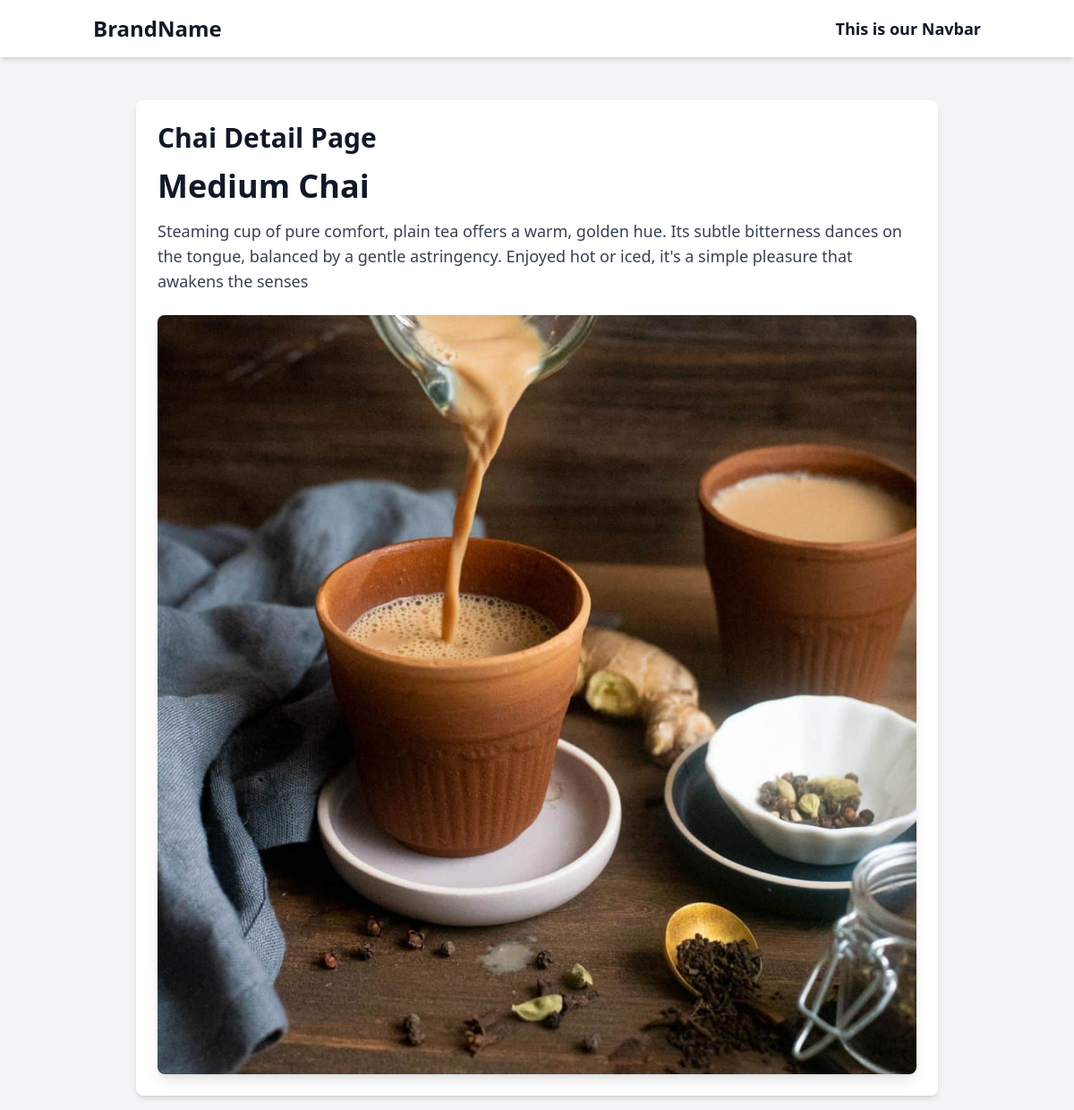
The page /chai/3/ on the database its author committed.
### chai/models.py (models this page shows, shortened)
class ChaiVariety(models.Model):
  CHAI_TYPE_CHOICES = [
    ('ML', 'MASALA'),
    ('GR', 'GINGER'),
    ('KL', 'KIWI'),
    ('PL', 'PLAIN'),
    ('EL', 'ELAICHI'),
  ]
  name = models.CharField(max_length=100)
  image = models.ImageField(upload_to='chais/')
  date_added = models.DateTimeField(default=timezone.now)
  type = models.CharField(max_length=2, choices=CHAI_TYPE_CHOICES, default='ML')
  description = models.TextField(default='')

### chai/views.py (the view)
# urls.py: path('<int:chai_id>/', views.chai_detail, name='chai_detail'),
def chai_detail(request, chai_id):
  chai = get_object_or_404(ChaiVariety, pk=chai_id)
  return render(request, 'chai/chai_detail.html', {'chai': chai})

### chai/templates/chai/chai_detail.html (shortened to what this page needs)
{% extends "layout.html" %}
{% block content %}
<div class="max-w-4xl mx-auto p-6 bg-white rounded-lg shadow-md mt-8">
    <h3 class="text-3xl font-semibold mb-4">Chai Detail Page</h3>
    <h1 class="text-4xl font-bold mb-4">{{ chai.name }}</h1>
    <p class="text-lg text-gray-700 mb-6">{{ chai.description }}</p>
    <img class="rounded-lg shadow-lg" src="{{ chai.image.url }}" alt="{{ chai.name }}">
</div>
{% endblock %}

### rows shown on the page
ChaiVariety: name "Medium Chai", description "Steaming cup of pure comfort, plain tea offers a warm, golden hue. Its subtle bitterness dances on the tongue, balanced by a gentle astringency. Enjoyed hot or iced, it's a simple pleasure that awakens the senses", image (picture)
